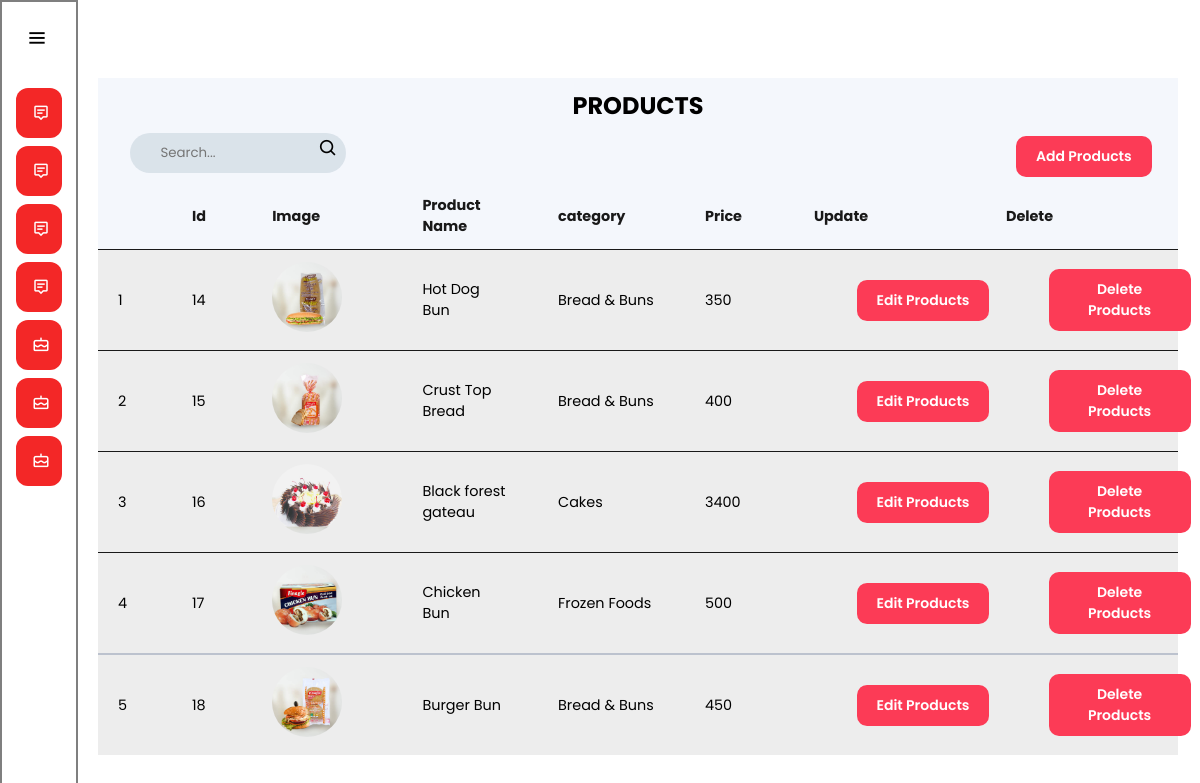
Screenshot of /public/Admin_products (signed in) with the database file from the repository.
### tables this page shows
CREATE TABLE `products` (
  `id` int(11) NOT NULL,
  `branch_name` varchar(255) NOT NULL,
  `user_name` varchar(100) NOT NULL,
  `description` varchar(255) DEFAULT NULL,
  `category` varchar(50) NOT NULL,
  `price` double NOT NULL,
  `quantity` int(11) NOT NULL,
  `image` varchar(500) NOT NULL,
  `date` date DEFAULT NULL,
  `slug` varchar(500) DEFAULT NULL
);

### app/controllers/Admin_products.php (called while the page is built, shortened)
<?php
class Admin_products extends Controller
{
    public function index()
    {
        $adminProductsModel = new Admin_productsModel();
        $data['rows'] = $adminProductsModel->all();
        $data['errors'] = [];
        $data['title'] = "Products";
        $this->view('admin/admin_products', $data);
    }
}

### app/core/app.php (called while the page is built, shortened)
<?php
class App
{
protected $controller = '_404';
protected $method = 'index';
    function __construct()
    {
        $arr=$this->getURL();
        $filename = "../app/controllers/".ucfirst($arr[0]).".php";
        if(file_exists($filename)){
            $this->controller = $arr[0];
            unset($arr[0]);
        } else {
            require "../app/controllers/".$this->controller.".php";
        }
        $mycontroller = new $this->controller();
        $arr = array_values($arr);
        call_user_func_array([$mycontroller,$this->method],$arr);
    }
    private function getURL()
    {
        $url = $_GET['url'] ?? 'home';
        $url = filter_var($url,FILTER_SANITIZE_URL);
        $arr = explode("/", $url);
        return $arr;
    }
}

### public/index.php (called while the page is built, shortened)
<?php
$app = new App();

### app/core/database.php (called while the page is built, shortened)
<?php
class Database
{
    private function connect()
    {
        $str = DBDRIVER . ":hostname=" . DBHOST . ";dbname=" . DBNAME;
        return new PDO($str, DBUSER, DBPASS);
    }
    public function query($query, $data = [], $type = 'object')
    {
        $con = $this->connect();
        $stm = $con->prepare($query);
        if ($stm) {
            $check =  $stm->execute($data);
            if ($check) {
                if ($type == 'object') {
                    $type = PDO::FETCH_OBJ;
                } else {
                    $type = PDO::FETCH_ASSOC;
                }
                $result = $stm->fetchAll($type);
                if (is_array($result) && count($result) > 0) {
                    return $result;
                }
            }
        }
        return false;
    }
}

### app/models/Admin_productsModel.php (called while the page is built, shortened)
<?php
class Admin_productsModel extends Model
{
    public $table = "products";
    public function all()
    {
        $query = "SELECT * FROM {$this->table}";
        return $this->query($query);
    }
}

### app/core/functions.php (called while the page is built, shortened)
<?php
function esc($str){
    return nl2br(htmlspecialchars($str));
}

### app/views/admin/admin_products.view.php (the view, shortened to what this page needs)
<?php
$role = "Admin";
$data['role'] = $role;
$this->view('includes/header', $data);
$this->view('includes/NavBar', $data);
$this->view('includes/footer', $data);
?>
<!DOCTYPE html>
<html lang="en">
<head>
    <link rel="stylesheet" href="<?= ROOT ?>/assets/css/admin/product-admin.css">
    <link href='https://unpkg.com/boxicons@2.1.4/css/boxicons.min.css' rel='stylesheet'>
    <link rel="stylesheet" href="https://cdnjs.cloudflare.com/ajax/libs/font-awesome/6.4.2/css/all.min.css">
</head>
<body>
    <div class="home-section">
        <section id="main" class="main">
            <h2>PRODUCTS</h2>
            <form>
                <div class="form">
                    <input class="form-group" type="text" placeholder="Search...">
                    <i class='bx bx-search icon'></i>
                    <input class="btn" type="button" onclick="openReport()" value="Add Products">
                </div>
            </form>
            <table class="table">
                <thead>
                    <tr>
                        <th></th>
                        <th class="ordId">Id</th>
                        <th class="ordId">Image</th>
                        <th class="desc">Product Name</th>
                        <th class="desc">category</th>
                        <th class="ordId">Price</th>
                        <th>Update</th>
                        <th>Delete</th>
                    </tr>
                </thead>
                <?php $rowNumber = 1; ?>
                <?php foreach ($rows as $row) : ?>
                    <tr>
                        <td><?= $rowNumber++ ?></td>
                        <td class="ordId"><?= esc($row->id) ?></td>
                        <td class="desc">
                            <img class="image-preview" src="<?= esc($row->image) ?>" alt="Product Image">
                        </td>
                        <td class="products"><?= esc($row->user_name) ?> </td>
                        <td class="category"><?= esc($row->category) ?></td>
                        <td class="desc"><?= esc($row->price) ?></td>
                        <td><button type="submit" class="view-order-btn" onclick="openView()">Edit Products</button></td>
                        <td><button type="submit" class="view-order-btn">Delete Products</button></td>
                    </tr>
                <?php endforeach; ?>
            </table>
        </section>
        </div>
</body>
</html>

### app/core/controller.php
<?php
class Controller
{
    public function view($view, $data = [])
    {
        extract($data);
        $filename = "../app/views/" . $view . ".view.php";
        if (file_exists($filename)) {
            require $filename;
        } else {
            echo "could not find view file: " . $filename;
        }
    }
}

### app/views/includes/header.view.php (shortened to what this page needs)
<!DOCTYPE html>
<html lang="en" dir="ltr">
<head>
  <link rel="stylesheet" href="<?=ROOT?>/assets/css/NavigationBar.css">
  <link href="https://unpkg.com/boxicons@2.0.7/css/boxicons.min.css" rel="stylesheet" />
</head>
<body>
  <div class="sidebar">
    <div class="logo-details">
      <i class="bx bx-menu" id="btn"></i>
    </div>
    <ul class="nav-list">

### app/views/includes/NavBar.view.php (shortened to what this page needs)
<?php
$role = $data['role'];
if ($role == "User") {
  echo '<li>
                               <a href="' . ROOT . '">
                                  <i class="bx bx-grid-alt"></i>
                                  <span class="links_name">Dashboard</span>
                                </a>
                                <span class="tooltip">Dashboard</span>
                              </li>
                              <li>
                                <a href="' . ROOT . '/products">
                                  <i class="bx bx-cake"></i>
                                  <span class="links_name">Products</span>
                                </a>
                                <span class="tooltip">Products</span>
                              </li>
                              <li>
                              <a href="' . (Auth::is_customer() ? ROOT . '/progressbar' : ROOT . '/login') . '">
                                  <i class="bx bx-taxi"></i>
                                  <span class="links_name">Order Status</span>
                                </a>
                                <span class="tooltip">Order Status</span>
                              </li>
                              <li>
                                <a href="' . ROOT . '/process">
                                  <i class="bx bx-pie-chart-alt-2"></i>
                                  <span class="links_name">Process</span>
                                </a>
                                <span class="tooltip">Process</span>
                              </li>
                              <li>
                              <a href="' . ROOT . '/recipes">
                                  <i class="bx bx-food-menu"></i>
                                  <span class="links_name">Recipes</span>
                                </a>
                                <span class="tooltip">Recipes</span>
                              </li>
                              <li>
                                <a href="' . ROOT . '/complaint">
                                  <i class="bx bx-message-alt-detail"></i>
                                  <span class="links_name">Complains</span>
                                </a>
                                <span class="tooltip">Complains</span>
                              </li>
                              <li>
                                <a href="' . ROOT . '#aboutus">
                                <i class="bx bx-info-circle"></i>
                                  <span class="links_name">About Us</span>
                                </a>
                                <span class="tooltip">About Us</span>
                              </li>
                              ';
} elseif ($role == "Admin") {
  echo '
                            <li>
                                <a href="#">
                                  <i class="bx bx-message-alt-detail"></i>
                                </a>
                              </li>
                              <li>
                              <a href="#">
                                <i class="bx bx-message-alt-detail"></i>
                              </a>
                            </li>
                            <li>
                                <a href="#">
                                  <i class="bx bx-message-alt-detail"></i>
                                </a>
                              </li>
                              <li>
                              <a href="#">
                                <i class="bx bx-message-alt-detail"></i>
                              </a>
                            </li>
                            <li>
                                <a href="#">
                                  <i class="bx bx-cake"></i>
                                </a>
                              </li>
                              <li>
                              <a href="#">
                                <i class="bx bx-cake"></i>
                              </a>
                            </li>
                            <li>
                                <a href="#">
                                  <i class="bx bx-cake"></i>
                                </a>
                              </li>';
}

### app/views/includes/footer.view.php (shortened to what this page needs)
</ul>
</div>
</body>
</html>

### public/assets/css/NavigationBar.css (style rules this page uses)
* { margin: 0; padding: 0; box-sizing: border-box; font-family: 'Poppins', sans-serif; }
.sidebar { position: fixed; left: 0; top: 0; height: 100%; width: 78px; background: rgb(220, 42, 42); padding: 6px 14px; z-index: 99; transition: all 0.5s ease; background-color: transparent; border: 2px solid rgba(0, 0, 0, 0.5); border-radius: 0px; backdrop-filter: blur(55px); z-index: 1; }
.sidebar .logo-details { height: 60px; display: flex; align-items: center; position: relative; color: white; }
.sidebar .logo-details #btn { position: absolute; top: 50%; right: 0; transform: translateY(-50%); font-size: 22px; transition: all 0.4s ease; font-size: 23px; text-align: center; cursor: pointer; transition: all 0.5s ease; color: rgb(0, 0, 0); }
.sidebar i { color: rgb(255, 255, 255); height: 60px; min-width: 50px; font-size: 28px; text-align: center; line-height: 60px; }
.sidebar .nav-list { margin-top: 20px; height: 100%; }
.sidebar li { position: relative; margin: 8px 0; list-style: none; }
.sidebar li a { display: flex; height: 100%; width: 100%; border-radius: 12px; align-items: center; text-decoration: none; transition: all 0.4s ease; background: rgb(243, 39, 39); }
.sidebar li i { height: 50px; line-height: 50px; font-size: 18px; border-radius: 12px; }

### public/assets/css/admin/product-admin.css (style rules this page uses)
:root { --grey: #f1f0f6; --dark-grey: #8d8d8d; --light: #fff; --dark: #000; --green: #81d43a; --light-green: #e3ffcb; --blue: #1775f1; --light-blue: #d0e4ff; --dark-blue: #0c5fcd; --red: #fc3b56; }
body { background-color: #ffffff; }
#main { position: fixed; top: 78px; width: calc(100% - 120px); height: max-content; left: 78px; margin-left: 20px; transition: all 0.5s ease; z-index: 2; border-radius: 50px; }
#main h2 { position: relative; padding: 10px 10px; text-align: center; background: #f4f7fc; }
#main form { background: #f4f7fc; top: 60px; padding-bottom: 10px; }
.form-group { position: relative; left: 3%; width: 20%; background: #d5dfe7d5; border-radius: 20px; border: none; outline: none; padding: 10px 30px; transition: all 0.3s ease; color: var(--dark); }
.form .icon { position: relative; font-size: 20px; top: 12%; color: var(--dark); }
.btn { position: absolute; background: var(--red); left: 85%; top: 8.5%; padding: 0px 30px; }
.view-order-btn { position: relative; background: var(--red); left: 30%; }
.btn, .view-order-btn, .ok-btn { font-size: 14px; display: flex; justify-content: center; align-items: center; padding: 10px 20px; color: var(--light); transition: all 0.3s ease; border-radius: 10px; font-weight: 600; border: none; }
table.table { border-collapse: collapse; margin: 0px 0; font-size: 0.9em; font-family: sans-serif; width: 100%; border-radius: 12px; padding-right: 15px; }
table thead tr { background-color: #f4f7fc; color: #191919; text-align: justify; border-radius: 12px; }
table th, table td { padding: 12px 30px 12px 20px; width: 10px; }
table tr, table td { background: #ededed; }
table tbody tr { border-top: 1px solid #191919; height: 60px; }
table tbody tr:nth-of-type(even) { background-color: #191919; }
table tbody tr:last-of-type { border-top: 2px solid #bcc2ce; }
.image-preview { width: 70px; height: 70px; border-radius: 50%; object-fit: cover; }

### rows the page displays
products: id "14", image (picture), user_name "Hot Dog Bun", category "Bread & Buns", price "350"
products: id "15", image (picture), user_name "Crust Top Bread", category "Bread & Buns", price "400"
products: id "16", image (picture), user_name "Black forest gateau", category "Cakes", price "3400"
products: id "17", image (picture), user_name "Chicken Bun", category "Frozen Foods", price "500"
products: id "18", image (picture), user_name "Burger Bun", category "Bread & Buns", price "450"
